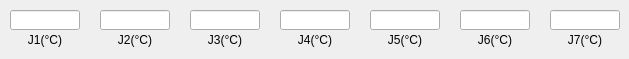
       <widget class="QWidget" name="J4_page">
        <widget class="QLineEdit" name="J42_lineEdit">
         <property name="geometry">
          <rect>
           <x>100</x>
           <y>10</y>
           <width>70</width>
           <height>20</height>
          </rect>
         </property>
        </widget>
        <widget class="QLabel" name="J47_Label">
         <property name="geometry">
          <rect>
           <x>550</x>
           <y>30</y>
           <width>70</width>
           <height>20</height>
          </rect>
         </property>
         <property name="text">
          <string>J7(°C)</string>
         </property>
         <property name="alignment">
          <set>Qt::AlignCenter</set>
         </property>
        </widget>
        <widget class="QLineEdit" name="J44_lineEdit">
         <property name="geometry">
          <rect>
           <x>280</x>
           <y>10</y>
           <width>70</width>
           <height>20</height>
          </rect>
         </property>
         <property name="text">
          <string/>
         </property>
        </widget>
        <widget class="QLabel" name="J45_Label">
         <property name="geometry">
          <rect>
           <x>370</x>
           <y>30</y>
           <width>70</width>
           <height>20</height>
          </rect>
         </property>
         <property name="text">
          <string>J5(°C)</string>
         </property>
         <property name="alignment">
          <set>Qt::AlignCenter</set>
         </property>
        </widget>
        <widget class="QLabel" name="J46_Label">
         <property name="geometry">
          <rect>
           <x>460</x>
           <y>30</y>
           <width>70</width>
           <height>20</height>
          </rect>
         </property>
         <property name="text">
          <string>J6(°C)</string>
         </property>
         <property name="alignment">
          <set>Qt::AlignCenter</set>
         </property>
        </widget>
        <widget class="QLineEdit" name="J41_lineEdit">
         <property name="geometry">
          <rect>
           <x>10</x>
           <y>10</y>
           <width>70</width>
           <height>20</height>
          </rect>
         </property>
        </widget>
        <widget class="QLabel" name="J41_Label">
         <property name="geometry">
          <rect>
           <x>10</x>
           <y>30</y>
           <width>70</width>
           <height>20</height>
          </rect>
         </property>
         <property name="text">
          <string>J1(°C)</string>
         </property>
         <property name="alignment">
          <set>Qt::AlignCenter</set>
         </property>
        </widget>
        <widget class="QLabel" name="J42_Label">
         <property name="geometry">
          <rect>
           <x>100</x>
           <y>30</y>
           <width>70</width>
           <height>20</height>
          </rect>
         </property>
         <property name="text">
          <string>J2(°C)</string>
         </property>
         <property name="alignment">
          <set>Qt::AlignCenter</set>
         </property>
        </widget>
        <widget class="QLineEdit" name="J43_lineEdit">
         <property name="geometry">
          <rect>
           <x>190</x>
           <y>10</y>
           <width>70</width>
           <height>20</height>
          </rect>
         </property>
         <property name="text">
          <string/>
         </property>
        </widget>
        <widget class="QLineEdit" name="J46_lineEdit">
         <property name="geometry">
          <rect>
           <x>460</x>
           <y>10</y>
           <width>70</width>
           <height>20</height>
          </rect>
         </property>
         <property name="text">
          <string/>
         </property>
        </widget>
        <widget class="QLabel" name="J44_Label">
         <property name="geometry">
          <rect>
           <x>280</x>
           <y>30</y>
           <width>70</width>
           <height>20</height>
          </rect>
         </property>
         <property name="text">
          <string>J4(°C)</string>
         </property>
         <property name="alignment">
          <set>Qt::AlignCenter</set>
         </property>
        </widget>
        <widget class="QLineEdit" name="J45_lineEdit">
         <property name="geometry">
          <rect>
           <x>370</x>
           <y>10</y>
           <width>70</width>
           <height>20</height>
          </rect>
         </property>
         <property name="text">
          <string/>
         </property>
        </widget>
        <widget class="QLabel" name="J43_Label">
         <property name="geometry">
          <rect>
           <x>190</x>
           <y>30</y>
           <width>70</width>
           <height>20</height>
          </rect>
         </property>
         <property name="text">
          <string>J3(°C)</string>
         </property>
         <property name="alignment">
          <set>Qt::AlignCenter</set>
         </property>
        </widget>
        <widget class="QLineEdit" name="J47_lineEdit">
         <property name="geometry">
          <rect>
           <x>550</x>
           <y>10</y>
           <width>70</width>
           <height>20</height>
          </rect>
         </property>
         <property name="text">
          <string/>
         </property>
        </widget>
       </widget>
